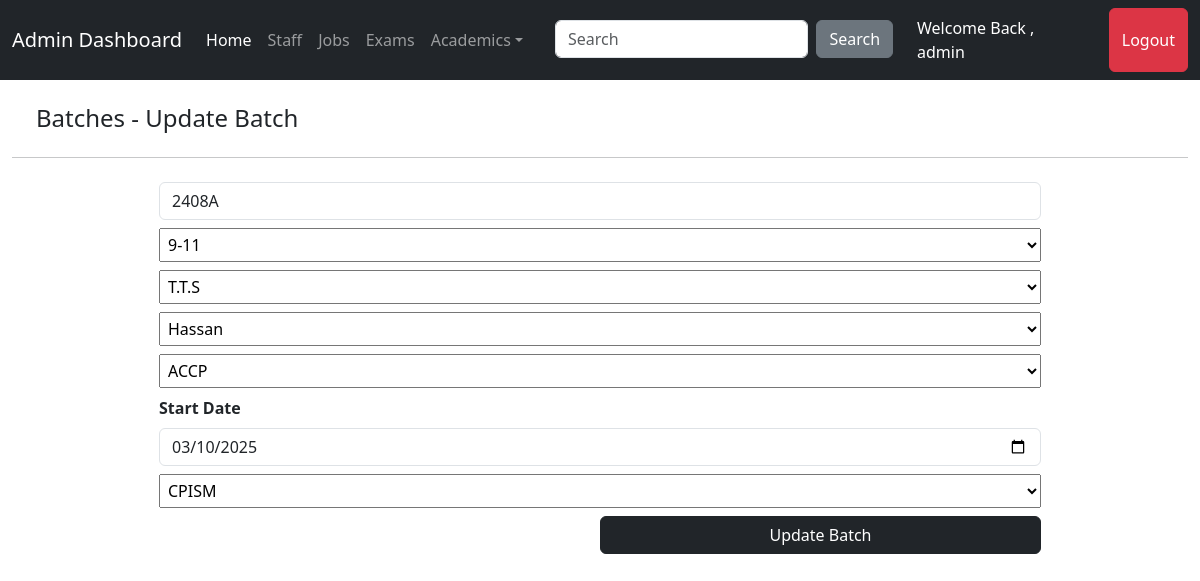
Page /Admin/update_batch.php?batchid=8 (signed in) on the committed database.
### tables this page shows
CREATE TABLE IF NOT EXISTS `batches` (
  `batchid` int NOT NULL AUTO_INCREMENT,
  `batchcode` varchar(100) DEFAULT NULL,
  `batchtimings` varchar(100) DEFAULT NULL,
  `batchdays` varchar(10) NOT NULL,
  `batchinstructor` int DEFAULT NULL,
  `currentsem` varchar(50) NOT NULL,
  `batchtype` varchar(200) DEFAULT NULL,
  `batchstartdate` date DEFAULT NULL,
  `batchstatus` varchar(50) NOT NULL DEFAULT 'Active',
  PRIMARY KEY (`batchid`),
  KEY `batchinstructor` (`batchinstructor`)
);

### Admin/update_batch.php (the view, shortened to what this page needs)
<?php
include('../connect.php');
include('headeradmin.php');
if (isset($_GET['batchid'])) {
    $batchid = $_GET['batchid'];
    $query = "SELECT * FROM batches WHERE batchid = '$batchid'";
    $result = mysqli_query($conn, $query);
    $row = mysqli_fetch_assoc($result);
} else {
    header("Location: batches.php");
    exit();
}
?>
<div class="container-fluid">
    <h4 class="m-4">Batches - Update Batch</h4>
    <hr>
    <div class="d-flex justify-content-center align-items-center">
        <div class="w-75">
            <form action="" method="post">
                <input type="text" name="batchcode" class="mt-2 form-control" value="<?php echo $row['batchcode']; ?>" placeholder="Enter Batch Code" required>
                <select name="batchtimings" class="mt-2 w-100 p-1" required>
                    <option value="9-11" <?php echo ($row['batchtimings'] == '9-11') ? 'selected' : ''; ?>>9-11</option>
                </select>
                <select name="batchdays" class="mt-2 w-100 p-1" required>
                    <option value="T.T.S" <?php echo ($row['batchdays'] == 'T.T.S') ? 'selected' : ''; ?>>T.T.S</option>
                </select>
                <select name="batchfaculty" class="mt-2 w-100 p-1" required>
                    <?php
                    $facultyQuery = mysqli_query($conn, "SELECT * FROM staff WHERE staffdesignation = 'Faculty'");
                    while ($facultyRow = mysqli_fetch_array($facultyQuery)) {
                        $selected = ($row['batchinstructor'] == $facultyRow['staffid']) ? 'selected' : '';
                        echo '<option value="' . $facultyRow['staffid'] . '" ' . $selected . '>' . $facultyRow['staffname'] . '</option>';
                    }
                    ?>
                </select>
                <select name="batchtype" class="mt-2 w-100 p-1" required>
                    <option value="ACCP" <?php echo ($row['batchtype'] == 'ACCP') ? 'selected' : ''; ?>>ACCP</option>
                </select>
                <label for="batchstartdate" class="mt-2"><b>Start Date</b></label>
                <input type="date" class="form-control mt-2" name="batchstartdate" value="<?php echo $row['batchstartdate']; ?>" required>
                <select name="batchsemester" class="mt-2 w-100 p-1" required>
                    <option value="CPISM" <?php echo ($row['currentsem'] == 'CPISM') ? 'selected' : ''; ?>>CPISM</option>
                </select>
                <button type="submit" class="btn btn-dark mt-2 w-50 float-end" name="btnupdatebatch">Update Batch</button>
            </form>
        </div>
    </div>
</div>
<?php include('footeradmin.php'); ?>

### rows in the picture
batches: batchcode "2408A", batchtimings "9-11", batchdays "T.T.S", batchtype "ACCP", batchstartdate "03/10/2025", batchsemester "CPISM"

### other values in the picture
$_SESSION['adminloggedin'] "admin"
form field batchfaculty "Hassan"
